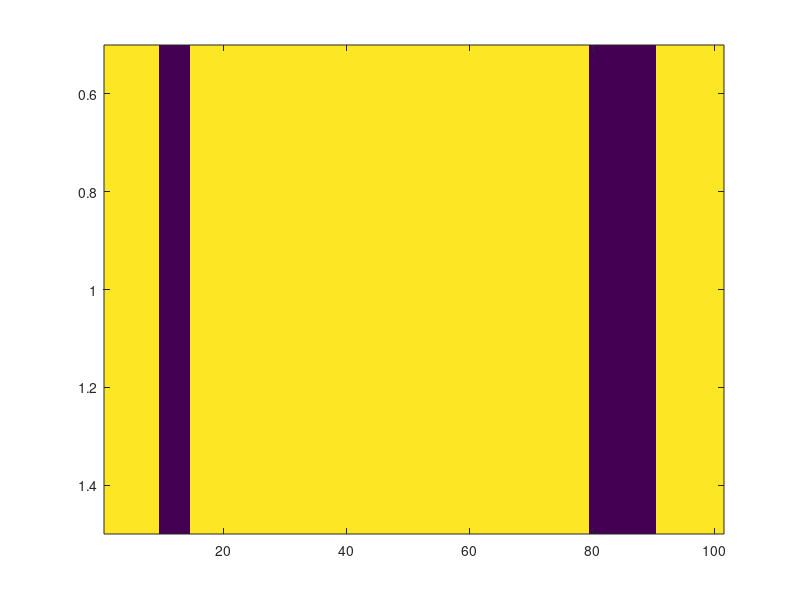

The MATLAB script that drew this image: (Note: this script raises an error after producing the figure.)
% Clear the command window, clear workspace variables, and close all figures
clc;
clear;
close all;

%% Section for setting up the game plane and displaying it
game_plane_size = 101; % Define the size of the game plane
Plane = ones(1, game_plane_size); % Initialize the game plane with all free spaces (1: free, 0: barrier)
Plane(1,10:14) = 0;
Plane(1,80:90) = 0;
imagesc(Plane); % Display the game plane as an image

%% Section for defining the goal location and initializing states
Goal = [1, 0]; % Define the coordinates of the goal location

% Find all states (positions) where the game plane is free
[R, C] = find(Plane == 1);
AllStates = [R' C' - 1]; % Store the coordinates of all free states
nStates = size(AllStates, 1); % Get the total number of free states

%% Section for defining all possible actions and creating state-action pairs
% Define the possible actions as position offsets (AllActions matrix)
AllActions = [1:10; 11:20; 21:30; 31:40]'; % Each row represents a set of actions for each state

% Calculate the total number of possible actions
nActions = size(AllActions, 1) * size(AllActions, 2);

% Create a matrix (AllStateActionPairs) to store all state-action pairs
AllStateActionPairs = zeros(nStates * nActions, 3);

% Populate the AllStateActionPairs matrix with state-action pairs
for i = 1:nStates
    for j = 1:size(AllActions, 2)
        % Repeat the current state (coordinates) for each action in the current set
        % and append the corresponding action to create the state-action pair
        AllStateActionPairs(1 + size(AllActions, 1) * (4 * (i - 1) + j - 1) : size(AllActions, 1) * (4 * (i - 1) + j), :) = [repmat((AllStates(i, :)), size(AllActions, 1), 1), AllActions(1:size(AllActions, 1), j)];
    end
end

%% Section for initializing Q-values and other parameters
nAllStateActionPairs = size(AllStateActionPairs, 1); % Get the total number of state-action pairs

Counter = zeros(nAllStateActionPairs, 1); % Initialize a counter for each state-action pair
Q = zeros(nAllStateActionPairs, 1); % Initialize Q-values for each state-action pair

gamma = 0.99; % Set the discount factor for future rewards
nEpisode = 10000; % Define the number of episodes for training
epsilon = 0.15; % Define the exploration rate for epsilon-greedy policy

% Initialize the policy randomly by assigning random actions to each state
Policy = randi(nActions, nStates, 1);

alpha = 0.1; % Learning rate for updating Q-values

%% Main loop for running episodes and updating Q-values using Q-learning
for e = 1:nEpisode
    % Set the initial state for the current episode
    State = [1, 100];

    % Exploration-exploitation loop within each episode
    while true
        % Find the index of the current state in the AllStates array
        indexOfState = find(ismember(AllStates, State, 'row'));

        % Choose an action based on the policy with epsilon-greedy exploration
        randomNum = rand;
        if randomNum < ((1 - epsilon) + (epsilon / nActions))
            At = Policy(indexOfState); % Exploitation: choose action from the policy
        else
            At = randi(nActions); % Exploration: choose a random action
        end

        % Get the new state and the immediate reward based on the selected action
        [NewState, Reward] = Environment(AllStates, State, At, Goal);

        % Check if the agent has reached the goal state, then exit the loop
        if ismember(NewState, Goal, 'row')
            break;
        end

        % Find the indices of the current state-action pair in the AllStateActionPairs matrix
        indexInPairs = find(ismember(AllStateActionPairs, [State, At], 'row'));

        % Find the indices of the next state-action pairs (for the next time step)
        indexOfNextStateInPairs = find(ismember(AllStateActionPairs(:, [1, 2]), NewState, 'row'));
        
        a_prime = Policy(find(ismember(AllStates, NewState, 'row'))); %#ok
        indexOfNextStateInPairs = indexOfNextStateInPairs(a_prime);
        
        % Update the Q-value for the current state-action pair using the Q-learning formula
        Q(indexInPairs) = Q(indexInPairs) + alpha * (Reward + gamma * Q(indexOfNextStateInPairs) - Q(indexInPairs));

        % Transition to the new state for the next time step
        State = NewState;

        % Update the policy using the current Q-values
        Policy = PolicyImprovementUsingQ(Q, nActions);

    end

    % Display the current episode number
    disp(['Episode: ', num2str(e)]);
end

%% Section for generating an episode based on the learned policy
% Set the initial state for generating an episode
initialState = [1, 100];

display = 1; % Set to 1 for displaying the episode, otherwise set to 0
epsilon = 0; % Exploration rate set to 0 for exploiting the learned policy
qPrediction = 0; % Set to 0 as it is not used in this case

% Generate an episode based on the learned policy
[VisitedStates, Actions, VisitedRewards] = GenerateEpisode(Plane, AllStates, AllActions, Policy, initialState, Goal, epsilon, display, qPrediction);
